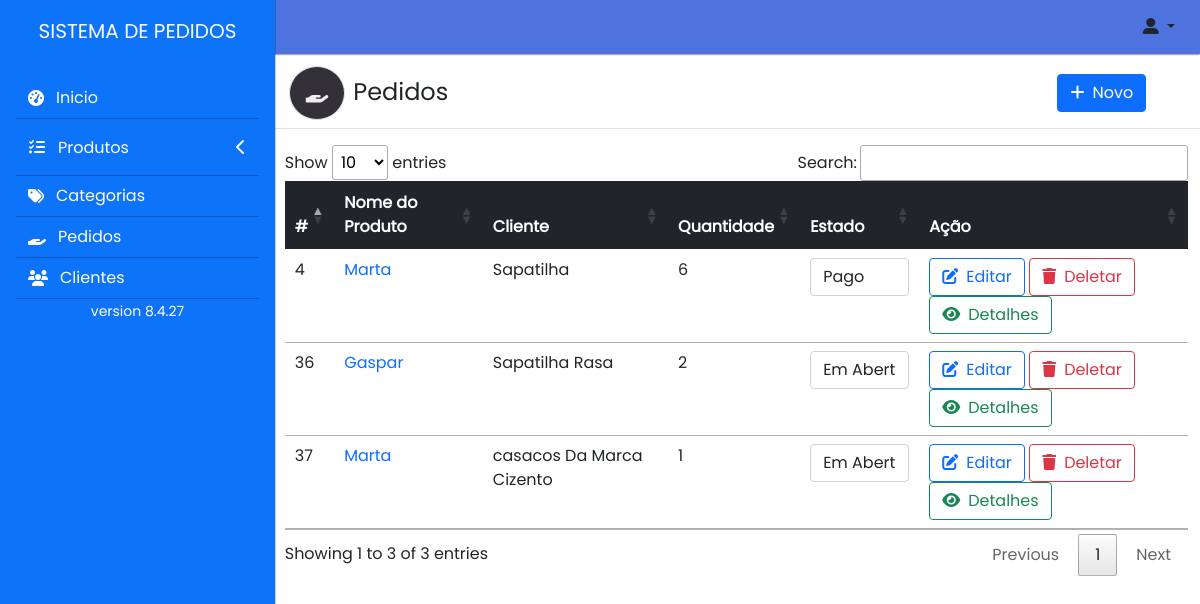
The page /Admin/pedidos (signed in) on the database its author committed.
### tables this page shows
CREATE TABLE `pedidos` (
  `id` int(11) NOT NULL,
  `produtos` int(11) NOT NULL,
  `cliente` int(11) NOT NULL,
  `quantidade` varchar(50) NOT NULL,
  `status` varchar(300) NOT NULL,
  `data` date DEFAULT NULL
);

CREATE TABLE `clientes` (
  `id_cliente` int(11) NOT NULL,
  `nome` varchar(50) NOT NULL,
  `apelido` varchar(50) NOT NULL,
  `sexo` varchar(11) NOT NULL,
  `email` varchar(30) NOT NULL,
  `senha` varchar(40) NOT NULL,
  `Nivel_acesso` varchar(50) NOT NULL,
  `status` tinyint(2) NOT NULL,
  `data_created` date DEFAULT NULL,
  `data_deleted` date DEFAULT NULL
);

CREATE TABLE `produtos` (
  `id` int(11) NOT NULL,
  `nome` varchar(30) NOT NULL,
  `categoria` int(11) NOT NULL,
  `preco` varchar(100) NOT NULL,
  `quantidade` varchar(40) NOT NULL,
  `descricao` text NOT NULL,
  `images` varchar(100) NOT NULL,
  `status` tinyint(2) NOT NULL,
  `data_created` date DEFAULT NULL,
  `data_deleted` date DEFAULT NULL
);

### core/controllers/Admin.php (called while the page is built, shortened)
<?php
    class Admin{
        public function pedidos(){
            $library = new library();
            $categorias = $library->ListaCcategorias();
            $produtos = $library->ListaProdutos();
            $Pedidos = $library->ListaPedidos();
            $dados = [
                'categorias'=>$categorias,
                'produtos'=>$produtos,
                'Pedidos'=>$Pedidos,
            ];
            Store::Layout([
                'Admin/layout/header_html',
                'Admin/pedidos',
                'Admin/layout/footer'
            ],$dados);
        }
    }

### core/router.php (called while the page is built, shortened)
<?php
class router{
    var $metodo = 'index';
    public function __construct(){
        $url = $this->parseURL();
        if(isset($url[0]) && file_exists('core/controllers/' . $url[0] . '.php'))
        {
            unset($url[0]);
        }
        $this->controller = new  $arg() ;
        if(isset($url[1]) && method_exists($this->controller, $url[1]))
        {
            $this->metodo =$url[1];
            unset($url[1]);
        }
        $this->parametro = $url ? array_values($url) : [];
        call_user_func_array([$this->controller , $this->metodo], $this->parametro);
    }
    private function parseURL(){
        if(isset($_GET['url'])){
            return explode('/', filter_var(rtrim($_GET['url'], '/'), FILTER_SANITIZE_URL));
        }
    }
}

### index.php (called while the page is built, shortened)
<?php
require('core/router.php');
new router();
?>

### core/models/library.php (called while the page is built, shortened)
<?php
class library
{
    public function ListaPedidos()
    {
        $db = new Databases();
        $result = $db->select("SELECT cl.id_cliente,p.id,pr.id as id_produto,pr.nome as produto, cl.nome as cliente, p.quantidade,p.status FROM pedidos p inner join produtos pr on p.produtos = pr.id inner join clientes cl on cl.id_cliente = p.cliente");
        return $result;
    }
}

### core/classes/Databases.php (called while the page is built, shortened)
<?php
class Databases{
    private $ligacao;
    private function ligar(){
          $this->ligacao = new PDO(
              'mysql:'.
              'host='.MYSQL_SERVER.';'.
              'dbname='.MYSQL_DATABASE.';'.
              'charset='.MYSQL_CHARSET,
              MYSQL_USER,
              MYSQL_PASS,
              array(PDO::ATTR_PERSISTENT => true)
          );
          $this->ligacao->setAttribute(PDO::ATTR_ERRMODE, PDO::ERRMODE_WARNING);
      }
      private function desligar(){
          $this->ligacao = null;
      }
      public function select($sql,$parametros = null){
          $sql = trim($sql);
          $resultados = null;
          try {
              if(!empty($parametros)){
                  $executar = $this->ligacao->prepare($sql);
                  $executar->execute($parametros);
                  $resultados = $executar->fetchALL(PDO::FETCH_CLASS);
              }else{
                  $executar = $this->ligacao->prepare($sql);
                  $executar->execute();
                  $resultados = $executar->fetchALL(PDO::FETCH_CLASS);
              }
          } catch (PDOException $e) {
              return false;
          }
          return $resultados;
      }
  }
?>

### core/views/Admin/pedidos.php (the view, shortened to what this page needs)
<div class="row my-3 border-bottom">
    <div class="col-sm-12 col-md-6  px-2">
        <h4 class=""><i class="fas fa-hand-holding fs-5   border rounded-full cards-color p-3 mx-2"></i>Pedidos</h4>
    </div>
    <div class="col-sm-12 col-md-4"></div>
    <div class="col-sm-12 col-md-2 pt-2">
        <a href="<?=BASE_URL?>Admin/AddPedido" class="btn btn-primary border-radius-none" ><i class="fa-solid fa-add me-2"></i>Novo</a>
    </div>
</div>
<div class="row">
    <div class="table-responsive">
        <table class="table table-triped table-hover" id="example">
            <thead class="bg-dark text-white">
                <tr>
                    <th>#</th>
                    <th>Nome do Produto</th>
                    <th>Cliente</th>
                    <th>Quantidade</th>
                    <th>Estado</th>
                    <th>Ação</th>
                </tr>
            </thead>
            <tbody>
                <?php if (!empty($Pedidos)) {
                    foreach ($Pedidos as $Pedido) { ?>
                        <tr>
                            <td><?= $Pedido->id ?></td>
                            <td><a href="<?=BASE_URL?>Admin/DetalheCliente/<?= $Pedido->id_cliente ?>"><?= $Pedido->cliente ?></a></td>
                            <td><?= $Pedido->produto ?></td>
                            <td><?= $Pedido->quantidade ?></td>
                            <td>
                                <select name="status" id="Estado" class="form-control" data-id="<?= $Pedido->id ?>"  data-value="<?=BASE_URL?>Main/EstadoPedido" >
                                    <option value="<?= $Pedido->status ?>" ><?= $Pedido->status ?></option>
                                </select>
                            </td>
                            <td>
                                <a href="<?=BASE_URL?>Admin/AddPedido/<?= $Pedido->id ?>" class="btn btn-outline-primary"><i class="fa-solid fa-edit me-2"></i>Editar</a>
                                <button class="btn btn-outline-danger deletar" data-bs="<?=$Pedido->quantidade?>" id="<?=$Pedido->id?>" data-id="<?=$Pedido->id_produto?>"  data-value="<?=BASE_URL?>Main/DeletarPedido" ><i class="fa-solid fa-trash me-2"></i>Deletar</button>
                                <a href="<?=BASE_URL?>Admin/DetalhePedido/<?= $Pedido->id_cliente ?>" class="btn btn-outline-success  " id="<?= $Pedido->id_produto ?>"  data-id="<?= $Pedido->id ?>"  data-value="<?=BASE_URL?>Main/DeletarPedido" ><i class="fa-solid fa-eye me-2"></i>Detalhes</a>
                            </td>
                        </tr>
                <?php }
                } ?>
            </tbody>
        </table>
    </div>
</div>

### core/classes/Store.php (shortened to what this page needs)
<?php
class Store{
    public static function Layout($estruturas, $dados = null){
        foreach ($estruturas as $estrutura) {
            include("core/views/$estrutura.php");
        }
    }
}
?>

### public/assets/css/style.css (style rules this page uses)
* { text-decoration: none !important; }
body { width: 100%; font-family: 'poppins' !important; }
.cards-color { background-color: #333137;; border-radius: 50%; color: #eee; border: none; cursor: pointer; }

### rows shown on the page
pedidos: id "4", cliente.nome "Marta", produtos.nome "Sapatilha", quantidade "6", status "Pago"
pedidos: id "36", cliente.nome "Gaspar", produtos.nome "Sapatilha Rasa", quantidade "2", status "Em Aberto"
pedidos: id "37", cliente.nome "Marta", produtos.nome "casacos Da Marca Cizento", quantidade "1", status "Em Aberto"
